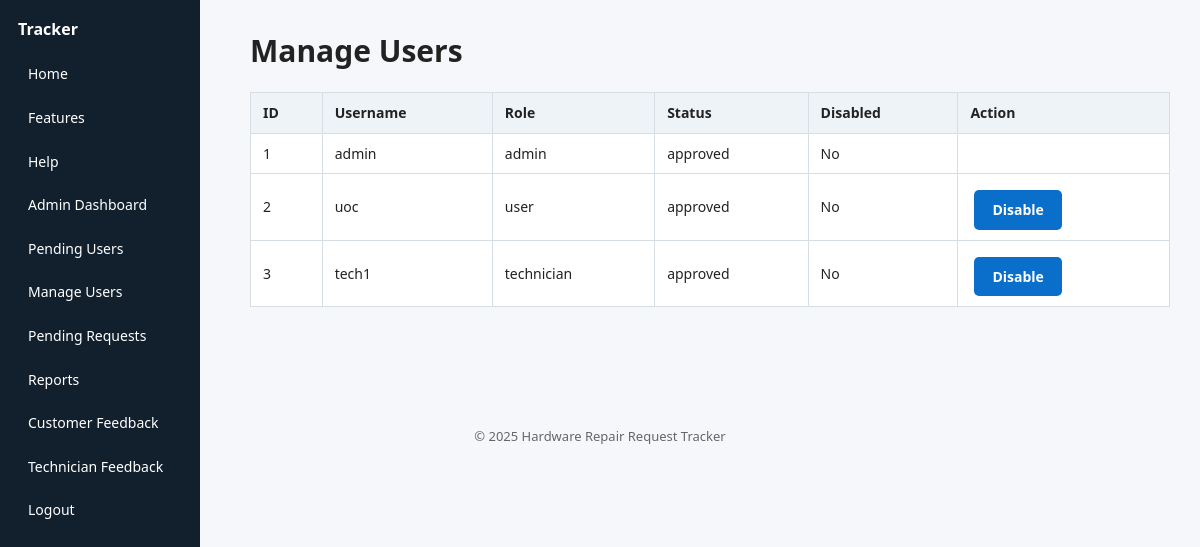
Before: /admin/users_manage.php (signed in) with the older database file.
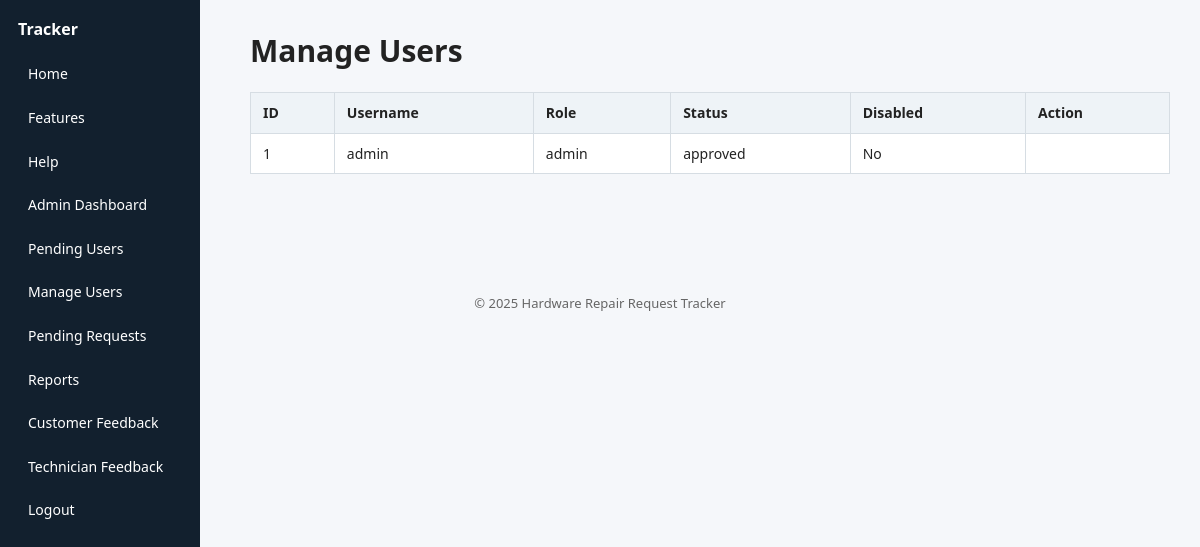
After: the same page with the newer database file.
### tables this page shows
CREATE TABLE users (
  user_id INT AUTO_INCREMENT PRIMARY KEY,
  username VARCHAR(50) NOT NULL UNIQUE,
  password VARCHAR(255) NOT NULL,
  role ENUM('admin','user','technician') NOT NULL DEFAULT 'user',
  status ENUM('pending','approved','rejected') NOT NULL DEFAULT 'pending',
  is_disabled TINYINT(1) NOT NULL DEFAULT 0,
  created_at TIMESTAMP DEFAULT CURRENT_TIMESTAMP
);

### admin/users_manage.php (the view, shortened to what this page needs)
<?php require_once __DIR__.'/../config.php'; require_role('admin'); require_once __DIR__.'/../db.php';
$users=$mysqli->query("SELECT user_id,username,role,status,is_disabled,created_at FROM users ORDER BY created_at DESC");
?>
<?php include __DIR__.'/../partials/header.php'; ?>
<h1>Manage Users</h1>
<table class="table"><tr><th>ID</th><th>Username</th><th>Role</th><th>Status</th><th>Disabled</th><th>Action</th></tr>
<?php while($u=$users->fetch_assoc()): ?>
<tr>
  <td><?= $u['user_id'] ?></td>
  <td><?= htmlspecialchars($u['username']) ?></td>
  <td><?= $u['role'] ?></td>
  <td><?= $u['status'] ?></td>
  <td><?= $u['is_disabled'] ? 'Yes':'No' ?></td>
  <td><?php if($u['role']!='admin'): ?><a class="btn" href="?toggle=<?= $u['user_id'] ?>"><?= $u['is_disabled']?'Enable':'Disable' ?></a><?php endif; ?></td>
</tr>
<?php endwhile; ?>
</table>
<?php include __DIR__.'/../partials/footer.php'; ?>

Changed rows visible on the page:
removed users: user_id "2", username "uoc", role "user", status "approved", is_disabled "No"
removed users: user_id "3", username "tech1", role "technician", status "approved", is_disabled "No"
